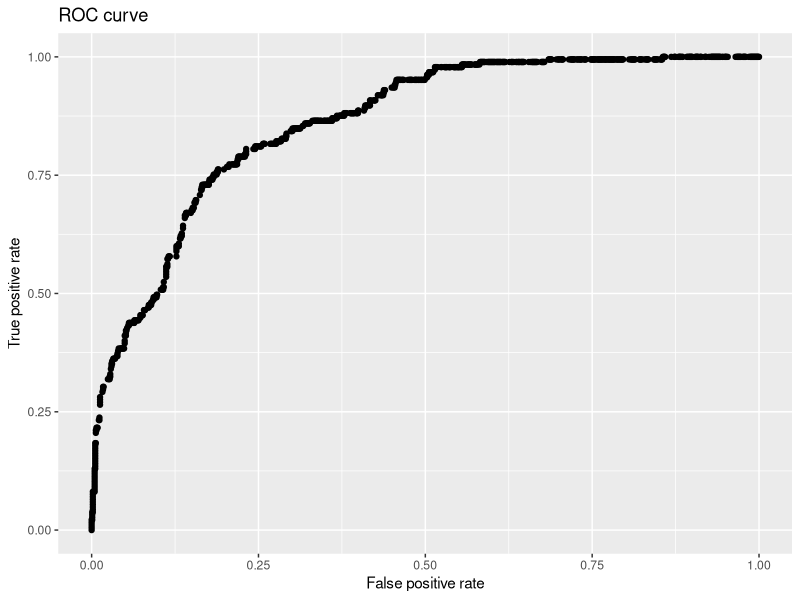
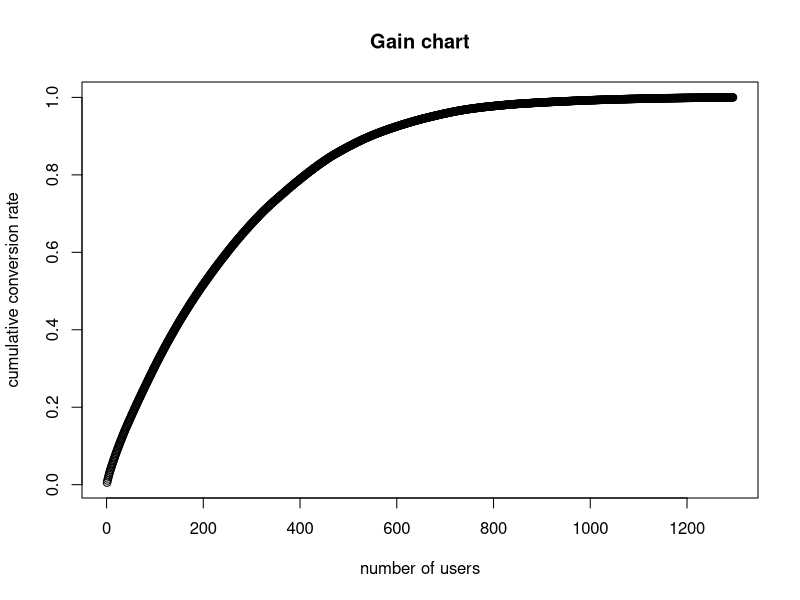

R code for these plots, in order:
# Copyright 2015 Google Inc. All rights reserved.
#
# Licensed under the Apache License, Version 2.0 (the "License");
# you may not use this file except in compliance with the License.
# You may obtain a copy of the License at
#
#     http://www.apache.org/licenses/LICENSE-2.0
#
# Unless required by applicable law or agreed to in writing, software
# distributed under the License is distributed on an "AS IS" BASIS,
# WITHOUT WARRANTIES OR CONDITIONS OF ANY KIND, either express or implied.
# See the License for the specific language governing permissions and
# limitations under the License.

##########################################
# Optional: Install Required Packages
##########################################

# For visualization
# install.packages("ggplot2", repos="http://cran.rstudio.com/")
library(ggplot2)

# Check the VIF, to find multicollinearity.
# install.packages("car", repos="http://cran.rstudio.com/")
library(car)

# To Plot ROC curve 
# install.packages("ROCR", repos="http://cran.rstudio.com/")
library(ROCR)

# To check model 
# install.packages("rms", repos="http://cran.rstudio.com/")
library(rms)

########################################
# Process the Data
########################################

data1 <- read.csv("./sample_data/train_data_scrubbed.csv")
names(data1)

# Delete unnecessary columns
data1 <- data1[c(-1,-2,-12,-22)]

# Calculate correlation coefficient 
cor(data1)
symnum(abs(cor(data1)),cutpoints = c(0, 0.2, 0.4, 0.6, 0.9, 1), symbols = c(" ", ".", "_", "+", "*"))

# Delete "SUM_totals_hits" & "diffdays_oldest" as those correlation 
# coefficients are higher than 0.9
data1 <- data1[c(-3,-7)]
names(data1)

# If we ran the model now, we would find that the regression
# coefficient for the "midnight_flag" variable would be undefined
# so we remove this variable from the model as well.
data1 <- data1[,c(-13)]
names(data1)

# Run the logistic analysis
model <- glm(formula = b_CV_flag ~., data = data1, family = binomial("logit"))
result <- summary(model)
result

# Check the VIF, to find multicollinearity.
vif(model)

# When check the result from the VIF calculation above, there are two
# variables that are over 10, "SUM_totals_pageviews" (over 30) and 
# "SUM_hits_hitNumber" (over 27). In other words, multicollinearity occurs.
# Therefore, we have to delete one of the variables, in this case
# "SUM_totals_pageviews" and rerun the logistic analysis.

# Delete the "SUM_totals_pageviews" variable. And rerun the logistic regression analysis.
data1_2 <- data1[,c(-2)] 
model1_2 <- glm(formula = b_CV_flag ~., data = data1_2, family = binomial("logit"))
result1_2 <- summary(model1_2)
result1_2

# Check VIF again to verify that the multicollinearity is no longer occuring.
vif(model1_2)

# None of the variables have values over 10, so there is no multicollinearity
# and we can use this model.

############################
# Generate GAIN Curve
############################

prob <- data.frame(predict(model1_2, data1_2, type = "response"))
gain <- cumsum(sort(prob[, 1], decreasing = TRUE)) / sum(prob)

# Save the plot in local file
png('gain_curve_plot.png')
plot(gain,main ="Gain chart",xlab="number of users", ylab="cumulative conversion rate")
dev.off()

############################
# Generate ROC Curve
############################

pred <- prediction(prob, data1_2$b_CV_flag)
perf <- performance(pred, measure = "tpr", x.measure = "fpr")

# Plot and save as Rplots.pdf in local file
qplot(x = perf@x.values[[1]], y = perf@y.values[[1]], xlab = perf@x.name, ylab = perf@y.name, main="ROC curve")
dev.off() 

#####################################
# Model Verification
#####################################

# Check model with R package
Logistic_Regression_Model <- lrm(b_CV_flag ~., data1_2)
Logistic_Regression_Model

# Check AIC (An Information Criteria) of the two models
# to verify which is better. A smaller number is better.
AIC(model)
AIC(model1_2)

# Summarize the coefficient values for easy transfer to BigQuery
# SQL statement
coef <- names(model1_2$coefficient)
value <- as.vector(model1_2$coefficient)
result <- data.frame(coef, value)
result
